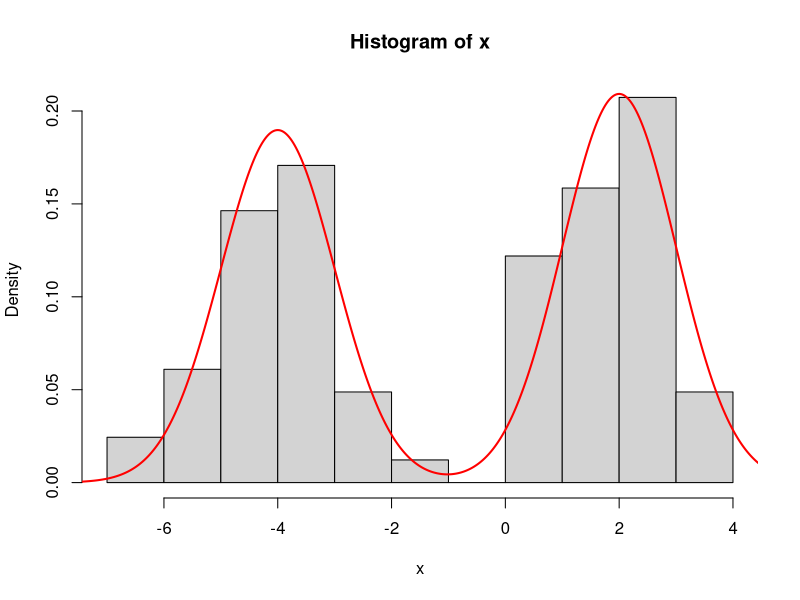

Reproduce this figure in R.
################
#---PACKAGES---#
################
require(compiler)

############
#---DATA---#
############
# data generated from a mixture of two normals 0.5 * N(-4,1) + 0.5 * N(2,1) 
x <- c(3.2021219417081, 2.65741884298405, 0.780137036066781, 3.64724723765017, 
       2.81041331245526, -4.62984071052694, -3.14281370657829, -3.12319766617262, 
       0.908978440112633, 2.51957106216094, 1.6829613082298, -3.87567468005131, 
       0.945705446404869, 0.495428223641111, -3.70222557688605, 3.68414040371748, 
       1.71340601895164, 1.14251338854263, -4.67625135117806, -4.36161079110522, 
       2.5622235140633, 2.06378756223698, -6.05965795191174, 2.03357186159356, 
       1.85332992519105, -2.90292806264, -2.3872030054047, 2.97532564926973, 
       1.36038670563403, 2.03484398255987, -2.90544404614717, 1.94541101948915, 
       1.89877326620243, -4.58947787551057, -5.23332969425005, 1.35028279895402, 
       -5.7057364084379, -4.19795250440479, 0.169765958342949, -4.41040237770636, 
       3.23366242337812, 2.7355634096666, -3.79124850215067, 1.81625386149323, 
       1.1244817398166, -5.351603849814, -4.28238069609014, 2.81686670597407, 
       -3.41167847159064, 2.2695834486729, -4.33355486366414, -4.07156878219267, 
       0.66540681953474, 1.54438714296735, -6.69483940993138, -3.33693275965261, 
       -1.79182385472336, 2.57088565077193, 1.36080493186315, 2.47510953571402, 
       2.21485345997249, -3.14067593928145, -5.09841477435681, 0.995868098296324, 
       0.780575051090966, -4.78524027264247, -5.00218879969458, -3.31819478384048, 
       -3.22225921308094, 2.90755400556924, -4.5340589955408, -3.17250220599487, 
       1.3692421554455, 0.471461424865359, 2.21459894893125, -2.10032867323119, 
       -3.94392608719873, -3.96057630155318, -3.71448565584273, 0.730529435675807, 
       2.20540388616452, -4.56182609476879)

##################
#---LIKELIHOOD---#
##################
loglikelihood <- function(mu, z, P, data) {
  # mu - vector with K unique mean values
  # z - vector with N cluster assignments
  # data - vector with N data points
  # P - std dev (fixed)
  logL = 0;
  for(i in 1 : length(data)) {
    xi = data[i]
    mui = mu[z[i]]
    logL = logL + dnorm(x = xi, mean = mui, sd = P, log = TRUE )
  }
  
  return(logL )
}#END: loglikelihood

loglikelihood <- cmpfun(loglikelihood)

#############
#---PRIOR---#
#############
prior <- function(z, K, N, alpha) {
  # prior for cluster assignments
  # @return: loglikelyhood of an assignmnent z
  counts = matrix(NA, ncol = K, dimnames = list(NULL, c(1 : K) ) )
  theTable <- table(z)
  
  for(i in 1 : K) {
    colname <-  colnames(counts)[i]
    value <- theTable[which(names(theTable) == colname)]
    value <- ifelse(is.numeric(value), value, 0)
    counts[, i] <- ifelse(is.na(value), 0, value)
  }#END: i loop
  
  loglike = K * log(alpha)
  for(i in 1 : K) {
    
    eta = counts[i]
    if(eta > 0) {
      loglike = loglike + lfactorial(eta - 1)
    }# END: eta check
    
  }# END: i loop
  
  for(i in 1 : N) {
    loglike = loglike - log(alpha + i - 1)
  }
  
  return(loglike)
}#END: prior

prior <- cmpfun(prior)

# prior(z = c(1, 2, 3), K = 3, N = 3, alpha = 1.0 )
# -log(6)

################
#---PROPOSAL---#
################
proposal <- function(z, K, N) {
  # random walk (symmetric) proposal
  index = sample( c(1 : N), 1)
  value = sample( c(1 : K), 1 )
  
  r.cand = z
  r.cand[index] = value
  
  d.cand = 1
  d.curr = 1
  
  return(list(r.cand = r.cand, d.cand = d.cand, d.curr = d.curr))
}# END: proposal

proposal <- function(z, K, N, alpha) {
  # gibbs proposal (algorithm 2 from Neal 2000)
  # TODO: likelihood
  r.cand = z
  for(index in 1 : N) {
    
    occupancy = matrix(NA, ncol = K, dimnames = list(NULL, c(1 : K) ) )
    zi = r.cand[ - index]
    theTable = table(zi)
    
    for(i in 1 : K) {
      colname <-  colnames(occupancy)[i]
      value <- theTable[which(names(theTable) == colname)]
      value <- ifelse(is.numeric(value), value, 0)
      occupancy[, i] <- ifelse(is.na(value), 0, value)
    }#END: i loop
    
    probs = matrix(NA, ncol = K, dimnames = list(NULL, c(1 : K) ) )
    for(i in 1 : K) {
      
      if(occupancy[i] == 0) {#draw new
        
        probs[i] = ( (alpha) / (N - 1 + alpha) )
        
      } else { # draw existing
        
        probs[i] = ( (occupancy[i]) / (N - 1 + alpha) )
        
      }#END: occupation check
      
    }#END: i loop
    
    value = sample(c(1 : K), size = 1, prob = probs)
    r.cand[index] = value
  }#END: index loop
  
  d.cand = 1
  d.curr = 1
  
  return(list(r.cand = r.cand, d.cand = d.cand, d.curr = d.curr))
}#END: proposal

proposal <- cmpfun(proposal)

###############
#---SAMPLER---#
###############
metropolisHastings <- function(loglikelihood, prior, proposal, data, startvalue, mu, alpha, P, Nsim) {
  
  N <- length(startvalue)
  K <- length(mu)
  
  chain = array(dim = c(Nsim, N))
  chain[1, ] = startvalue
  for (i in 1 : (Nsim - 1)) {
    
    candidate = proposal(z = chain[i, ], K, N, alpha)
    
    r.candidate = candidate$r.cand
    d.candidate = candidate$d.cand
    d.curr = candidate$d.curr
    
    probab = exp(
      (loglikelihood(mu = mu, z = r.candidate, P = P, data) + prior(r.candidate, K, N, alpha) + log(d.candidate)) -
        (loglikelihood(mu = mu, z = chain[i, ], P = P, data) + prior(chain[i, ], K, N, alpha) + log(d.curr))
    )
    
    if (runif(1) < probab) {
      chain[i + 1, ] = r.candidate
    } else {
      chain[i + 1, ] = chain[i, ]
    }#END: accept check
    
  }#END: iterations loop
  
  return(chain)
}#END: metropolisHastings

metropolisHastings <- cmpfun(metropolisHastings)

############
#---MCMC---#
############
Nsim  <- 10^3
N     <- length(x)
P     <- 1
alpha <- 0.01
z     <- rep(1, N)
mu    <- c(-4, 2)

chain = metropolisHastings(loglikelihood, prior, proposal, data = x, startvalue = z, mu, alpha, P, Nsim)

z = chain[dim(chain)[1], ]

probs = rep(NA, length(mu))
for(i in 1 : length(probs)) {
  probs[i] = sum(z == i) / N
}

grid = seq(min(x) - 1, max(x) + 1, length = 500)
dens = rep(NA, length = length(grid))

for(i in 1 : length(grid)) {
  dens[i] = sum(probs * dnorm(grid[i], mu, P))
}

hist(x, freq = FALSE)
lines(grid, dens, col = 'red', lwd = 2)
